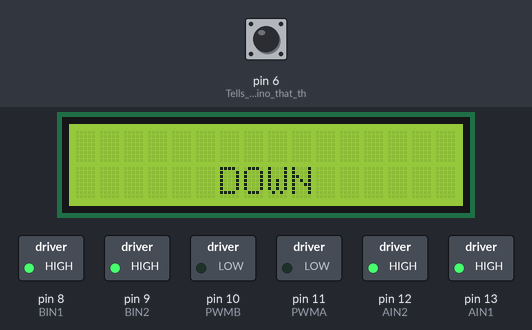
The sketch below on a simulated Arduino Uno, built with avr-gcc and run on an emulated ATmega328P. Shown: 16×2 character LCD, switched loads named in the sketch (green lamp = pin HIGH). The inputs (shaded band) are chosen by the test bench; at power-on: pin 6 (Tells_the_Arduino_that_th) HIGH.

Above: at 2.6 s.
2.7 s: pin 6 (Tells_the_Arduino_that_th) pulled LOW for 0.15 s
At 4.3 s:
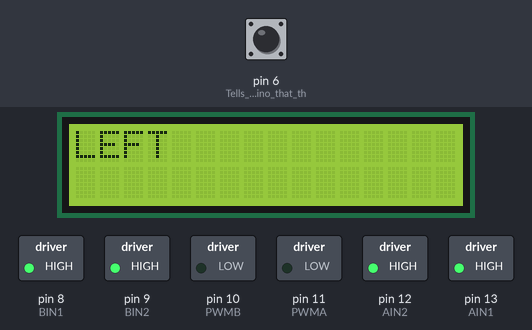
5.8 s: pin 6 (Tells_the_Arduino_that_th) pulled LOW for 1 s
At 8.6 s:
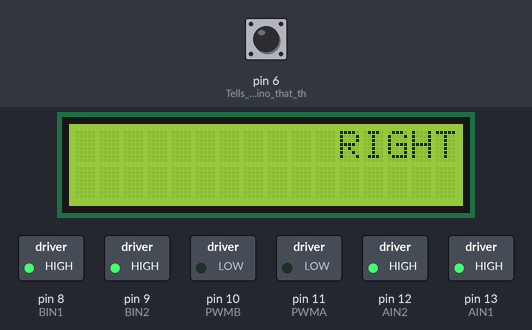
9.8 s: pin 6 (Tells_the_Arduino_that_th) pulled LOW for 0.15 s
At 12.0 s:
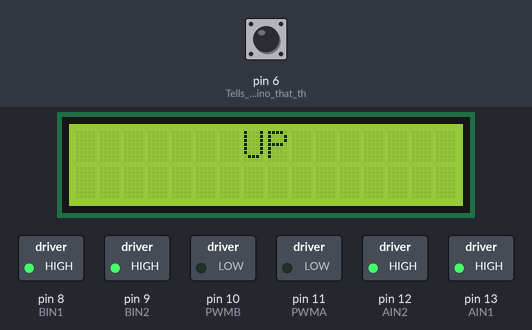
12.5 s: pin 6 (Tells_the_Arduino_that_th) pulled LOW for 3.2 s
At 13.0 s:
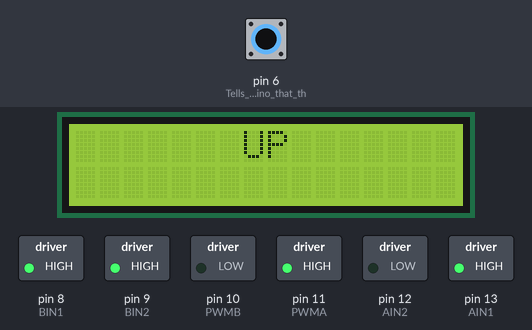
Timing chart, 0 to 17.2 s (numbered marks = the images above; inputs shaded):
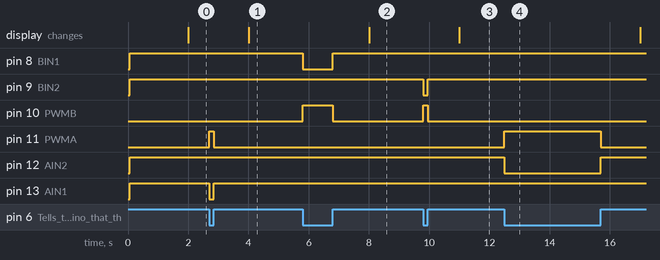

The sketch:

Compact_LCS_start_loc_test_TracksControlCode_JuniorDesign.ino
```cpp
/* Code for Control System plus User Interface of Easel
 * Team 5
 * Kenneth Mohs, Julia Zimmer, Austin Wetzel
 *
 * The program below is meant to cycle through various
 * available movement options as shown on an LCD
 * screen which the user can then choose through
 * a button. While the button is pressed, the
 * desired movement direction is performed by
 * the appropriate motor, at the given motor speed.
*/

//Libraries
#include <LiquidCrystal.h>        //The liquid crystal library contains
                                  //  commands for printing to the [lcd] display

//Timing
int carryOver;                   //Keeps track of the total time elapsed since
                                 //  the last movement choice change
int TpC = 2;                     //(Time per Choice) How long each choice is
                                 //  available in seconds
int pause;                       //Important for timing when the button is pushed

//Motor Speed
int moveSpeed = 255;              //Movement speed of the motor. Can be any value
                                  //  from 0 to 255. Needs to be set here in advance

//Horizontal Motion Motor
const int AIN1 = 13;             //Red wire of motor
const int AIN2 = 12;             //Black wire of motor
const int PWMA = 11;             //Controls voltage supplied to motor

//Vertical Motion Motor
const int PWMB = 10;             //Black wire of motor
const int BIN2 = 9;              //Red wire of motor
const int BIN1 = 8;              //Controls voltage supplied to motor

//Movement options and related
int m = 4;                       //Number of movement choices
String moveOp[4] = {"UP", "DOWN", "LEFT", "RIGHT"};   //Movement choices

  //Corresponding screen starting location coordinates:
  //  UP = (7,0)
  //  DOWN = (6,1)
  //  LEFT = (0,0)
  //  RIGHT = (11,0)
int moveOpStLoc[8] = {7,0 ,
                     6,1 ,
                     0,0 ,
                     11,0}; //(Screen starting location Coordinates)

LiquidCrystal lcd(5, 4, 3, 2, 1, 0);   //Tell the RedBoard what pins are
                                       //  connected to the display

void setup() {

  pinMode(6, INPUT_PULLUP);         //Tells the Arduino that this pin will read
                                    //  either on or off (based on button state)

  carryOver = 0;                    //Program starts at time zero
  pause = 0;                        //Program starts without any pause

  //LCD Setup
  lcd.begin(16, 2);                 //Tell the lcd library that we are using a
                                    //  display that is 16 characters wide and 2
                                    //  characters high

  //Serial Setup
  //Serial.begin(9600);             //WARNING: SERIAL MONITOR AND LCD CANNOT
                                    //  FUNCTION SIMULTANEOUSLY - Serial
                                    //  is only used for testing purposes

  lcd.clear();                      //Clear the lcd display

  //Motor Setup

  pinMode(AIN1, OUTPUT);
  pinMode(AIN2, OUTPUT);
  pinMode(PWMA, OUTPUT);

  pinMode(BIN1, OUTPUT);
  pinMode(BIN2, OUTPUT);
  pinMode(PWMB, OUTPUT);
}

void loop() {

  for (int i = 0; i < m; i++) {     //Loop through the movement options

    for (; ((millis()/1000) - carryOver) < (TpC + pause);) {   //
      /* The amount of time a movement option is available for defined by
       *  time(TpC) and as influenced by the button. The button causes
       *  the options to wait until the desired amount of movement is
       *  achieved before resuming where it left off. */

      lcd.setCursor((int)moveOpStLoc[(2*i)], (int)moveOpStLoc[(2*i+1)]);
      //  Set the cursor to the position first character location for the
      //      movement option [on the LCD screen]
      lcd.print(moveOp[i]);  //The option currently available is displayed in the LCD

      while (digitalRead(6) == LOW) {       //If the button is pressed, perform
                                            //  the movement option
        if (moveOp[i] == "UP") {
          verticalMotor(moveSpeed);
        }
        else if (moveOp[i] == "DOWN"){
          verticalMotor(-moveSpeed);
        }
        else if (moveOp[i] == "LEFT") {
          horizontalMotor(-moveSpeed);
        }
        else if (moveOp[i] == "RIGHT") {
          horizontalMotor(moveSpeed);
        }
        else{
          lcd.setCursor(0,0);
          lcd.print("ERROR: MOTION OP");
          lcd.setCursor(0,1);
          lcd.print("UNSPECIFIED");
        }

        pause = (millis()/1000 - carryOver);  //Pauses the counter at
                                              //  the choice being used
      }

      if (digitalRead(6) != LOW) {
        verticalMotor(0);
        horizontalMotor(0);
      }

      //TESTING
      //lcd.setCursor(0,1);
      //lcd.print(millis()/1000);


    }
    carryOver = millis()/1000;          //Reset the time since the last
                                        //  movement option, which will
                                        //  change after this
    pause = 0;                      //Reset any pause time caused by the
                                    //  pressing of the button for the
                                    //  next option
    lcd.clear();                    //Remove any text from the lcd
  }
}


//MOTOR FUNCTIONS

/************************************************/
void verticalMotor(int motorSpeed) {  //Motor responsible for y-axis/vertical motion
  if (motorSpeed > 0){        //positive y-direction
    digitalWrite(AIN1, HIGH);
    digitalWrite(AIN2, LOW);
  }
  else if (motorSpeed <0){    //negative y-direction
    digitalWrite(AIN1, LOW);
    digitalWrite(AIN2, HIGH);
  }
  else {                      //no motion (To try to resist movement and lock the
                              //  position of the canvas, a high voltage is induced across the motor)
   digitalWrite(AIN1, HIGH);
   digitalWrite(AIN2, HIGH);
  }
  analogWrite(PWMA, abs(motorSpeed));
}

/************************************************/
void horizontalMotor(int motorSpeed) {  //Motor responsible for x-axis/horizontal motion
  if (motorSpeed > 0){        //positive x-direction
    digitalWrite(BIN1, HIGH);
    digitalWrite(BIN2, LOW);
  }
  else if (motorSpeed < 0){   //negative x-direction
    digitalWrite(BIN1, LOW);
    digitalWrite(BIN2, HIGH);
  }
  else {                      //No motion (To try to resist movement and lock the
                              //  position of the canvas, a high voltage is induced across the motor)
    digitalWrite(BIN1, HIGH);
    digitalWrite(BIN2, HIGH);
  }
  analogWrite(PWMB, abs(motorSpeed));
}
```

Measured:
- after the input at 2.7 s, pin 11 (PWMA): LOW → HIGH at once, → LOW 0.15 s later; pin 13 (AIN1): HIGH → LOW at once, → HIGH 0.15 s later
- after the input at 5.8 s, pin 8 (BIN1): HIGH → LOW at once, → HIGH 1.0 s later; pin 10 (PWMB): LOW → HIGH at once, → LOW 1.0 s later
- after the input at 9.8 s, pin 9 (BIN2): HIGH → LOW at once, → HIGH 0.15 s later; pin 10 (PWMB): LOW → HIGH at once, → LOW 0.15 s later
- after the input at 12.5 s, pin 11 (PWMA): LOW → HIGH at once, → LOW 3.2 s later; pin 12 (AIN2): HIGH → LOW at once, → HIGH 3.2 s later
